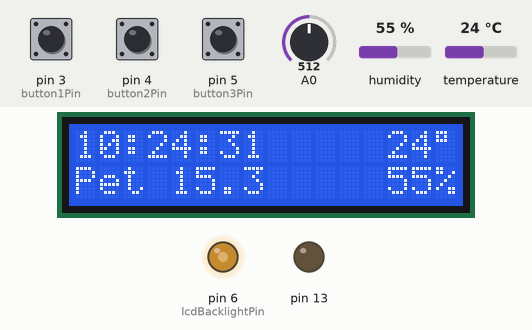
Bench run of a sketch on a simulated Arduino Uno, built with avr-gcc and run on an emulated ATmega328P. On the bench: 16×2 character LCD, output pins drawn as LEDs (lit = HIGH). Wiring (inferred from the names in the program): DHT22 sensor: data pin 2. Inputs (shaded band) come from the test bench; at power-on: A0 = 512, humidity 55 %, pin 4 (button2Pin) LOW, pin 5 (button3Pin) LOW, pin 3 (button1Pin) LOW, temperature 24 °C. The local clock reads 2024-03-15 10:24:30 at power-on unless the sketch sets it; pins used as bus, display or sensor lines are not drawn.

Above: at 1.2 s.
1.3 s: A0 set to 716
At 2.8 s:
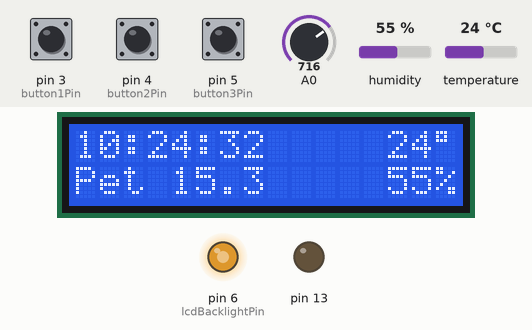
4.3 s: A0 set to 900
At 5.6 s:
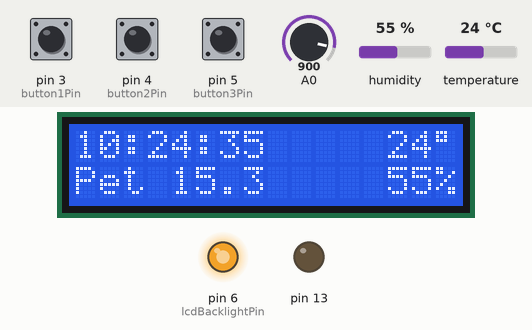
7.3 s: humidity set to 22 %
At 8.9 s:
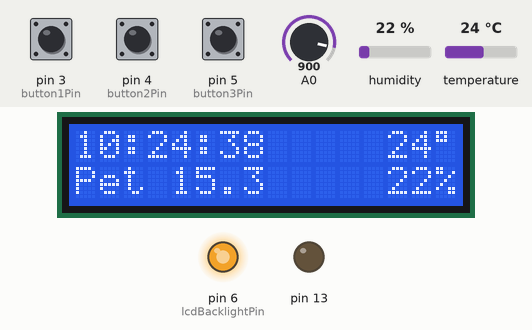
9.5 s: A0 set to 122
At 10.8 s:
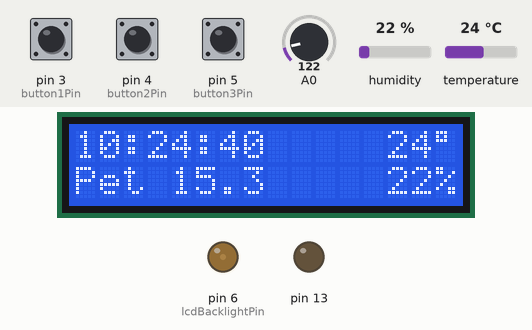
12.5 s: pin 4 (button2Pin) pulled HIGH for 0.15 s
At 13.5 s:
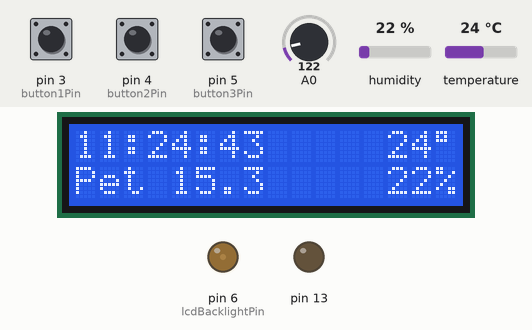
14.5 s: pin 5 (button3Pin) pulled HIGH for 0.15 s
At 15.8 s:
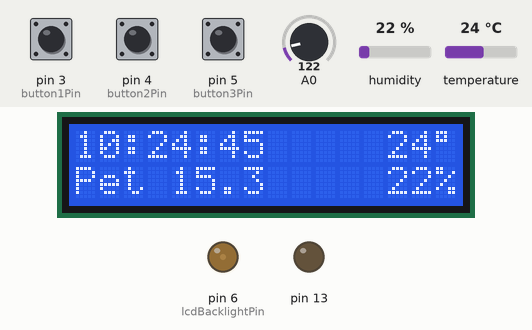
Timing chart, 0 to 17.5 s (numbered marks = the images above; inputs shaded):
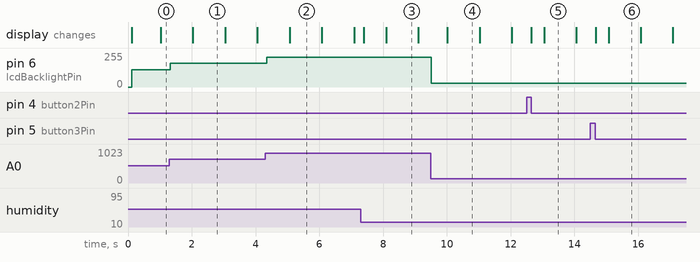

Measured:
- after the input at 1.3 s, pin 6 (lcdBacklightPin): 128/255 → 179/255 at once
- after the input at 4.3 s, pin 6 (lcdBacklightPin): 179/255 → 225/255 after 0.05 s
- after the input at 9.5 s, pin 6 (lcdBacklightPin): 225/255 → 30/255 at once
- what the display in image 1 shows lasts 1.0 s, from 2.0 s to 3.0 s

The sketch:

clock.ino
```cpp
/*
  DIGITAL CLOCK
  by Vito Tomažin

  DS3231 wiring:
  *GND->GND
  *VCC->5V
  *SDA->A4
  *SCL->A5

  16x2 LCD wiring:
  *VSS->GND
  *VDD->5V
  *V0->Potenciometer output (contrast)
  *RS->7
  *RW->GND
  *E->8
  *D0-D3->not connected
  *D4->9
  *D5->10
  *D6->11
  *D7->12
  *A->5V (220ohm resistor)
  *K->GND

  DHT22 wiring:
  *Pin1->5V
  *Pin2->2
  *Pin4->GND
 */
#include <Wire.h>
#include <DS3231.h>
#include <LiquidCrystal.h>
#include <dht.h>

// Main loop interval (miliseconds)
unsigned long prev, interval = 100;

// Init the DS3231 using the hardware interface
DS3231  rtc(SDA, SCL);

// Init LCD
LiquidCrystal lcd(7, 8, 9, 10, 11, 12);

// Init DHT
dht DHT;

// Init a Time-data structure
Time  t;

const int dhtPin = 2;
const int button1Pin = 3;
const int button2Pin = 4;
const int button3Pin = 5;
const int lcdBacklightPin = 6;

int button1State = 0;
int button2State = 0;
int button3State = 0;
int lastButton1State = 0;
int lastButton2State = 0;
int lastButton3State = 0;
int buttonMode = 0; //hour, min, sec, dow, day, month, year

void setup(){
    // Start I2C
    Wire.begin();

    // Initialize the rtc object
    rtc.begin();

    // The following lines can be uncommented to set the date and time
    //rtc.setDOW(1);     // Set Day-of-Week 1-7
    //rtc.setTime(20, 00, 10);     // Set the time h-m-s
    //rtc.setDate(10, 11, 2017);   // Set the date d-m-y

    // Setup LCD
    lcd.begin(16, 2);
    lcd.clear();

    // LCD brightness control
    pinMode(lcdBacklightPin, OUTPUT);
    analogWrite(lcdBacklightPin, LOW); //off

    // Turn off 'L' onboard LED
    pinMode(13, OUTPUT);
    digitalWrite(13, LOW);

    // Buttons setup
    pinMode(button1Pin, INPUT);
    pinMode(button2Pin, INPUT);
    pinMode(button3Pin, INPUT);
}

void loop(){
    unsigned long now = millis();

    if (now - prev > interval) {

        // Get data from RTC3231 & DHT22
        t = rtc.getTime();
        int chk = DHT.read22(dhtPin);

        // LCD brightness
        int light = analogRead(0);
        int brightness = 0;
        if (light > 100){brightness = light/4;}
        analogWrite(lcdBacklightPin, brightness);

        // DISPLAY
        lcd.clear();
        // time
        lcd.setCursor(0,0);
        lcd.print(String(t.hour) + ":");
        if(t.min<10){lcd.print("0");}
        lcd.print(String(t.min) + ":");
        if(t.sec<10){lcd.print("0");}
        lcd.print(t.sec);
        // temp
        lcd.setCursor(13,0);
        lcd.print(DHT.temperature, 0); lcd.print((char)223);
        // date
        lcd.setCursor(0,1);
        lcd.print(getDay(t.dow) + " " + String(t.date) + "." + String(t.mon));
        // humidity
        lcd.setCursor(13,1);
        lcd.print(DHT.humidity, 0); lcd.print("%");

        // BUTTONS
        // read state
        button1State = digitalRead(button1Pin);
        button2State = digitalRead(button2Pin);
        button3State = digitalRead(button3Pin);

        // button1 changed from low to high -> change buttonMode
        if ((button1State != lastButton1State) && button1State == HIGH) {
          buttonMode = (buttonMode + 1) % 7;
        }

        // button2 changed from low to high -> increase
        if ((button2State != lastButton2State) && button2State == HIGH) {
          if (buttonMode == 0) {rtc.setTime((t.hour + 1), t.min, t.sec);}
          else if (buttonMode == 1) {rtc.setTime(t.hour, (t.min + 1), t.sec);}
          else if (buttonMode == 2) {rtc.setTime(t.hour, t.min, 0);}
          else if (buttonMode == 3) {rtc.setDOW((t.dow + 1) % 8);}
          else if (buttonMode == 4) {rtc.setDate((t.date + 1), t.mon, t.year);}
          else if (buttonMode == 5) {rtc.setDate(t.date, (t.mon + 1), t.year);}
          else if (buttonMode == 6) {rtc.setDate(t.date, t.mon, (t.year + 1));}
        }

        // button3 changed from low to high -> decrease
        if ((button3State != lastButton3State) && button3State == HIGH) {
          if (buttonMode == 0) {rtc.setTime((t.hour - 1), t.min, t.sec);}
          else if (buttonMode == 1) {rtc.setTime(t.hour, (t.min - 1), t.sec);}
          else if (buttonMode == 2) {rtc.setTime(t.hour, t.min, 0);}
          else if (buttonMode == 3) {rtc.setDOW((t.dow - 1) % 8);}
          else if (buttonMode == 4) {rtc.setDate((t.date - 1), t.mon, t.year);}
          else if (buttonMode == 5) {rtc.setDate(t.date, (t.mon - 1), t.year);}
          else if (buttonMode == 6) {rtc.setDate(t.date, t.mon, (t.year - 1));}
        }
        // save the current state as the last state, for next time through the loop
        lastButton1State = button1State;
        lastButton2State = button2State;
        lastButton3State = button3State;

        // save time of last loop execution
        prev = now;
    }
}
String getDay(int day){
  switch(day){
    case 1: return "Pon";
    case 2: return "Tor";
    case 3: return "Sre";
    case 4: return "Cet";
    case 5: return "Pet";
    case 6: return "Sob";
    case 7: return "Ned";
    default: return "Err";
  }
}
```
